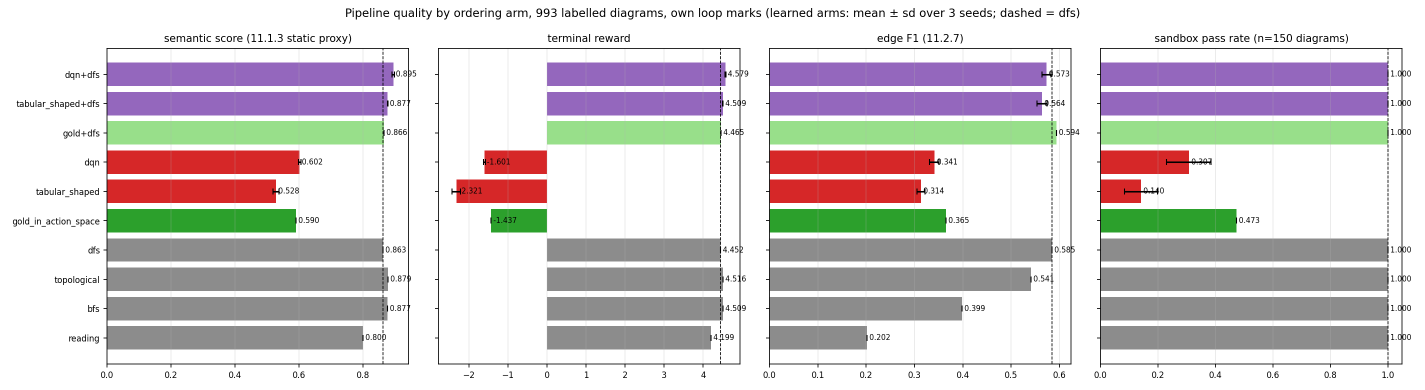
#> input picture reports/figures/p11_ablation.png, 2850 x 780 px (shown at 1/2 size); its folder holds only this picture in this run
$ python layout.py ../../reports/figures/p11_ablation.png   (older library calls are emulated)
#> lines starting #> are read from the running program, lines starting #| are printed output that depends on the picture
### src/preprocess/exif.py
"""Phase 3.1.1 - EXIF orientation.

A phone photograph is very often stored rotated, with an EXIF tag saying which way up it
really is. Decoders disagree about whether to honour that tag: PIL does not by default, and
`cv2.imread` never does. So the same file read two ways gives two different images, and a
pipeline that mixes the two silently trains on sideways diagrams.

This module is the single place the project reads an image from disk. It applies the tag once,
records what it did, and everything downstream can assume upright pixels.

Surveyed across the corpus, **all 693 hdBPMN photographs carry orientation 1**: the dataset
authors already normalised them. So this module changes nothing for training, and everything
for Phase 16, where the input is a photo straight off someone's phone. It is cheap insurance
against a class of bug that is invisible until a user reports that their diagram came out
sideways.

    python -m src.preprocess.exif data/raw/hdbpmn/data/images/ex00
"""

from __future__ import annotations

import argparse
import sys
from pathlib import Path

import cv2
import numpy as np
from PIL import ExifTags, Image, ImageOps

#: The EXIF tag id for orientation, looked up by name so it survives a Pillow change.
ORIENTATION_TAG = next(
    (k for k, v in ExifTags.TAGS.items() if v == "Orientation"),
    274,
)

#: What each of the eight orientation values means, for the log line.
ORIENTATIONS = {
    1: "upright",
    2: "mirrored",
    3: "rotated 180",
    4: "mirrored, rotated 180",
    5: "mirrored, rotated 90 CW",
    6: "rotated 90 CCW",
    7: "mirrored, rotated 90 CCW",
    8: "rotated 90 CW",
}


# [9 lines left out: function orientation, not called in this run]


def load(path: str | Path, *, grayscale: bool = False) -> np.ndarray:
    """Read an image with its EXIF orientation applied, as a numpy array.

    Returns BGR to match OpenCV, or a single channel when `grayscale` is set. Every other
    module in Phase 3 reads through this function rather than calling `cv2.imread`.
    """
#> called with grayscale = True
    with Image.open(path) as image:
        # `exif_transpose` handles all eight cases including the mirrored ones, which a plain
        # rotation by the tag's angle would get wrong for values 2, 4, 5 and 7.
#> image is the input picture: PIL image 2850x780 RGBA; mean R, G, B, A 211.5, 206.4, 207.4, 255
        upright = ImageOps.exif_transpose(image)
        upright = upright.convert("L" if grayscale else "RGB")
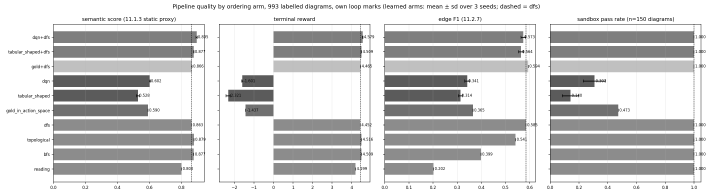
#> upright: PIL image 2850x780 L (shown at 1/4 size); min 0, max 255, mean 208
        array = np.asarray(upright)
    return array if grayscale else cv2.cvtColor(array, cv2.COLOR_RGB2BGR)


def was_rotated(path: str | Path) -> bool:
    return orientation(path) != 1


# [21 lines left out: function main, not called in this run]


# [2 lines that do not run on import are left out]

### src/preprocess/layers.py
"""Phase 3.2.8 - shape and text as two separate layers.

3.2.7 proposes where the writing is. This splits the page on that proposal and writes the two
halves out, because every later phase wants one of them and not the other:

    text_layer.png     what Phase 9's OCR reads
    shape_layer.png    what Phases 4 and 10 measure geometry on

The split is a **partition**, and that is deliberate. Every ink pixel goes to exactly one layer,
the two never overlap, and their union is the input mask. It is easy to write a separator whose
layers quietly lose a few percent of the ink to neither side, and the loss is then invisible
until a downstream phase is missing an edge. `check_partition` asserts the property, and the
test suite pins it.

Components move whole, and that is what keeps the drawing intact: lifting a word out of a box
does not touch the box. The case it cannot handle is a *label written across a connector*,
which binarization leaves as one component with that
connector: it stays in the shape layer rather than being torn in half. Text that touches
drawing is therefore not separated, and it lands with the drawing. That is the safer direction
- a stray word among the shapes costs Phase 4 a little noise, while a piece of a connector
missing from the shape layer costs Phase 10 an edge.

## What the layers look like on real pages

Over 40 hdBPMN photographs the text layer takes a **median 33% of the ink pixels** but 2,882 of
the 5,252 components - and the ratio between those two numbers is the point. Handwriting is
many small components; drawing is a few large ones. A split that got this backwards would be
obviously wrong, and this one does not.

The absolute share is higher than a page of BPMN looks, and 3.2.7 measured why: 16% of
annotated connector ink is claimed by the text proposal. The layers are a useful separation,
not a clean one, and Phase 9 should expect drawing debris in what it OCRs. The per-page numbers
are in `reports/layers.md`.

    python -m src.preprocess.layers --limit 40
"""

from __future__ import annotations

import argparse
import json
import sys
from dataclasses import dataclass
from pathlib import Path

import cv2
import numpy as np

from src.utils.config import ROOT

OUT = ROOT / "data" / "interim" / "layers"
REPORT = ROOT / "reports" / "layers.md"

#: Working width every page is resized to before the split, so thresholds expressed in pixels
#: mean the same thing on a 1000px scan and a 4000px photograph.
WORKING_WIDTH = 1400


@dataclass
class Layers:
    text: np.ndarray  # bool
    shape: np.ndarray  # bool

    @property
    def ink(self) -> np.ndarray:
        return self.text | self.shape

    # [39 lines left out: functions stats, write, separate, check_partition, not called in this run]


#: The corpora that are photographs of paper, and therefore the ones `binarize.PHOTO` was chosen
#: on. hdBPMN only: that is where the 2.5x tracing-F1 measurement was taken (0.0977 -> 0.2467 on
#: 76 train pages, mean ink fraction 0.0954 -> 0.0314), and naming a corpus here is a claim that
#: its pages have paper grain for CLAHE to promote into ink. flowchartseg, fa_bresler,
#: sketch2code and didi are rasterised strokes or clean scans and are not that.
PHOTO_SOURCES: tuple[str, ...] = ("hdbpmn",)


# [16 lines left out: function photo_for, not called in this run]


def prepare(image_path: Path, *, photo: bool = False) -> tuple[np.ndarray, np.ndarray]:
    """(grayscale, ink mask) at the working width, through the 3.1 pipeline.

    `photo=True` swaps 3.1.5's default threshold for `binarize.PHOTO` and adds its
    connected-component floor. That setting was chosen on photographs of paper, scored by
    10.1.3's tracing F1 (0.0977 -> 0.2467 on 76 train hdBPMN pages, mean ink fraction
    0.0954 -> 0.0314); the default was chosen on rasterised pen trajectories, where there is no
    paper grain for CLAHE to promote into ink. Both stay reachable because both are right about
    the corpus they were measured on - see `src/preprocess/binarize.py`.
    """
    from src.preprocess.binarize import PHOTO, PHOTO_MIN_AREA_FRAC, binarize
    from src.preprocess.denoise import denoise, median, remove_small_components
    from src.preprocess.exif import load
    from src.preprocess.rules import suppress

    gray = load(image_path, grayscale=True)
    scale = WORKING_WIDTH / max(gray.shape)
    if scale < 1:
        gray = cv2.resize(gray, None, fx=scale, fy=scale, interpolation=cv2.INTER_AREA)
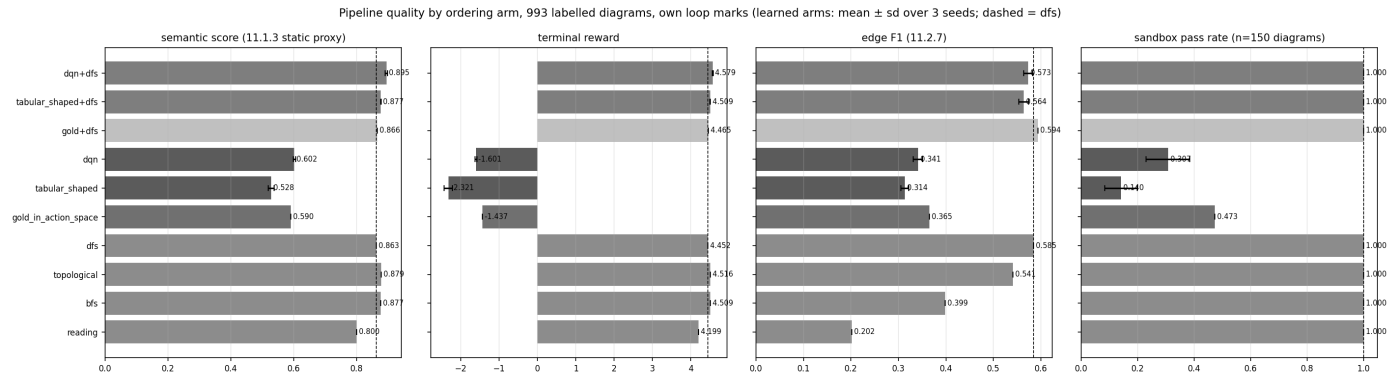
#> gray: shape (383, 1400); min 0, max 255, mean 208
    if not photo:
        return gray, denoise(suppress(binarize(median(gray))))
    mask = denoise(suppress(binarize(median(gray), **PHOTO)))
    return gray, remove_small_components(mask, PHOTO_MIN_AREA_FRAC)[0]


# [88 lines left out: functions run, report, main, not called in this run]


# [2 lines that do not run on import are left out]

### src/preprocess/denoise.py
"""Phase 3.1.6 - removing speckle without removing strokes.

Binarization always leaves debris: JPEG ringing, paper grain that crossed the threshold, dust.
Two filters, each aimed at a different kind of it.

* **Median filter** on the grayscale image *before* thresholding. A median is the right tool
  because it removes isolated outliers without softening edges, which is exactly the opposite
  of what a Gaussian blur does to a thin stroke.
* **Small-component removal** on the binary mask afterwards. Anything below an area threshold
  is not a pen stroke.

The area threshold is the part that needs care. Fixed pixel counts are wrong across a corpus
whose images run from 800 to 4000 pixels wide, so it scales with the image.

**How this is measured matters more than the threshold.** The obvious metric - count the
components smaller than the removal threshold, before and after removing them - always reports
100% and is a restatement of the code rather than a measurement. Two numbers that can actually
fail are used instead:

* on 40 real photographs, how many connected components survive at all, and how many *ink
  pixels* they account for. The default removes 90%+ of components while keeping 96% of ink
  pixels: the debris is numerous and tiny, the strokes are few and large;
* on the rendered evaluation set, where the true ink is known exactly, how much of it the
  filter destroys. The answer is 0.001%.

    python -m src.preprocess.denoise
"""

from __future__ import annotations

import argparse
import json
import sys

import cv2
import numpy as np

from src.preprocess.evalset import build, f1
from src.utils.parallel import pmap

DEFAULT_MEDIAN = 3

#: Minimum component area to keep, as a fraction of the image area. Chosen from this sweep -
#: components removed and ink pixels kept on 25 real photographs, true ink kept on the rendered
#: set where the answer is known:
#:
#:   frac     components removed   ink px kept (photo)   true ink kept (GT)
#:   1e-5           57.0%                97.3%                 99.6%
#:   2e-5           69.1%                95.9%                 99.6%
#:   5e-5           85.4%                92.4%                 99.6%   <- chosen
#:   1e-4           92.3%                89.2%                 99.6%
#:   5e-4           98.7%                83.1%                 95.1%
#:
#: 5e-5 is the smallest threshold that clears the 80% bar contributing.md 3.1.6 sets, and it costs
#: nothing measurable in true ink: the 7.6% of photo ink pixels it discards are debris, which
#: is exactly what the two columns being different is telling us. Past 1e-4 the true-ink column
#: starts to move, and that is the point at which it would be eating strokes.
MIN_AREA_FRAC = 5e-5

#: A speckle, for counting purposes: a component smaller than this fraction of the image.
SPECKLE_FRAC = 1e-5


def median(gray: np.ndarray, kernel: int = DEFAULT_MEDIAN) -> np.ndarray:
    """Median filter on the grayscale image. Kernel forced odd; 1 means no filtering."""
#> called with kernel = 3
    kernel = max(1, int(kernel) | 1)
    return gray if kernel == 1 else cv2.medianBlur(gray, kernel)
#> (the rest of the program and of its run is left out)
